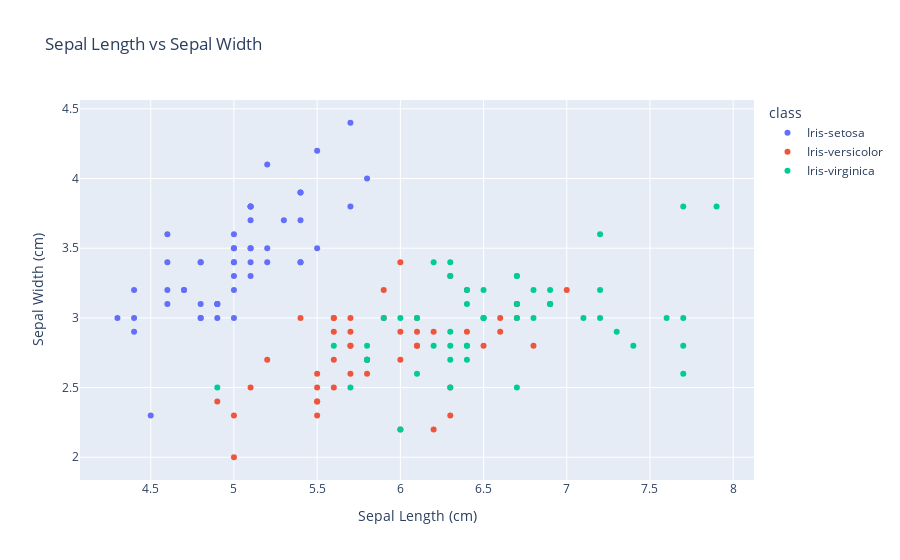

Source (notebook cell):
### Code cell
fig = px.scatter(df, 
                 x='sepal_length', 
                 y='sepal_width', 
                 color='class',
                 title="Sepal Length vs Sepal Width",
                 labels={"sepal_length":"Sepal Length (cm)", "sepal_width":"Sepal Width (cm)"})

fig.show()

### Figure 1 — Plotly figure (JSON) as saved in the notebook; plotly's stock layout.template omitted (floating-point values rounded to 4 significant figures)
{"data": [{"hovertemplate": "class=Iris-setosa<br>Sepal Length (cm)=%{x}<br>Sepal Width (cm)=%{y}<extra></extra>", "legendgroup": "Iris-setosa", "marker": {"color": "#636efa", "symbol": "circle"}, "mode": "markers", "name": "Iris-setosa", "orientation": "v", "showlegend": true, "type": "scatter", "x": [5.1, 4.9, 4.7, 4.6, 5.0, 5.4, 4.6, 5.0, 4.4, 4.9, 5.4, 4.8, 4.8, 4.3, 5.8, 5.7, 5.4, 5.1, 5.7, 5.1, 5.4, 5.1, 4.6, 5.1, 4.8, 5.0, 5.0, 5.2, 5.2, 4.7, 4.8, 5.4, 5.2, 5.5, 4.9, 5.0, 5.5, 4.9, 4.4, 5.1, 5.0, 4.5, 4.4, 5.0, 5.1, 4.8, 5.1, 4.6, 5.3, 5.0], "xaxis": "x", "y": [3.5, 3.0, 3.2, 3.1, 3.6, 3.9, 3.4, 3.4, 2.9, 3.1, 3.7, 3.4, 3.0, 3.0, 4.0, 4.4, 3.9, 3.5, 3.8, 3.8, 3.4, 3.7, 3.6, 3.3, 3.4, 3.0, 3.4, 3.5, 3.4, 3.2, 3.1, 3.4, 4.1, 4.2, 3.1, 3.2, 3.5, 3.1, 3.0, 3.4, 3.5, 2.3, 3.2, 3.5, 3.8, 3.0, 3.8, 3.2, 3.7, 3.3], "yaxis": "y"}, {"hovertemplate": "class=Iris-versicolor<br>Sepal Length (cm)=%{x}<br>Sepal Width (cm)=%{y}<extra></extra>", "legendgroup": "Iris-versicolor", "marker": {"color": "#EF553B", "symbol": "circle"}, "mode": "markers", "name": "Iris-versicolor", "orientation": "v", "showlegend": true, "type": "scatter", "x": [7.0, 6.4, 6.9, 5.5, 6.5, 5.7, 6.3, 4.9, 6.6, 5.2, 5.0, 5.9, 6.0, 6.1, 5.6, 6.7, 5.6, 5.8, 6.2, 5.6, 5.9, 6.1, 6.3, 6.1, 6.4, 6.6, 6.8, 6.7, 6.0, 5.7, 5.5, 5.5, 5.8, 6.0, 5.4, 6.0, 6.7, 6.3, 5.6, 5.5, 5.5, 6.1, 5.8, 5.0, 5.6, 5.7, 5.7, 6.2, 5.1, 5.7], "xaxis": "x", "y": [3.2, 3.2, 3.1, 2.3, 2.8, 2.8, 3.3, 2.4, 2.9, 2.7, 2.0, 3.0, 2.2, 2.9, 2.9, 3.1, 3.0, 2.7, 2.2, 2.5, 3.2, 2.8, 2.5, 2.8, 2.9, 3.0, 2.8, 3.0, 2.9, 2.6, 2.4, 2.4, 2.7, 2.7, 3.0, 3.4, 3.1, 2.3, 3.0, 2.5, 2.6, 3.0, 2.6, 2.3, 2.7, 3.0, 2.9, 2.9, 2.5, 2.8], "yaxis": "y"}, {"hovertemplate": "class=Iris-virginica<br>Sepal Length (cm)=%{x}<br>Sepal Width (cm)=%{y}<extra></extra>", "legendgroup": "Iris-virginica", "marker": {"color": "#00cc96", "symbol": "circle"}, "mode": "markers", "name": "Iris-virginica", "orientation": "v", "showlegend": true, "type": "scatter", "x": [6.3, 5.8, 7.1, 6.3, 6.5, 7.6, 4.9, 7.3, 6.7, 7.2, 6.5, 6.4, 6.8, 5.7, 5.8, 6.4, 6.5, 7.7, 7.7, 6.0, 6.9, 5.6, 7.7, 6.3, 6.7, 7.2, 6.2, 6.1, 6.4, 7.2, 7.4, 7.9, 6.4, 6.3, 6.1, 7.7, 6.3, 6.4, 6.0, 6.9, 6.7, 6.9, 5.8, 6.8, 6.7, 6.7, 6.3, 6.5, 6.2, 5.9], "xaxis": "x", "y": [3.3, 2.7, 3.0, 2.9, 3.0, 3.0, 2.5, 2.9, 2.5, 3.6, 3.2, 2.7, 3.0, 2.5, 2.8, 3.2, 3.0, 3.8, 2.6, 2.2, 3.2, 2.8, 2.8, 2.7, 3.3, 3.2, 2.8, 3.0, 2.8, 3.0, 2.8, 3.8, 2.8, 2.8, 2.6, 3.0, 3.4, 3.1, 3.0, 3.1, 3.1, 3.1, 2.7, 3.2, 3.3, 3.0, 2.5, 3.0, 3.4, 3.0], "yaxis": "y"}], "layout": {"legend": {"title": {"text": "class"}, "tracegroupgap": 0}, "title": {"text": "Sepal Length vs Sepal Width"}, "xaxis": {"anchor": "y", "domain": [0, 1], "title": {"text": "Sepal Length (cm)"}}, "yaxis": {"anchor": "x", "domain": [0, 1], "title": {"text": "Sepal Width (cm)"}}}}
